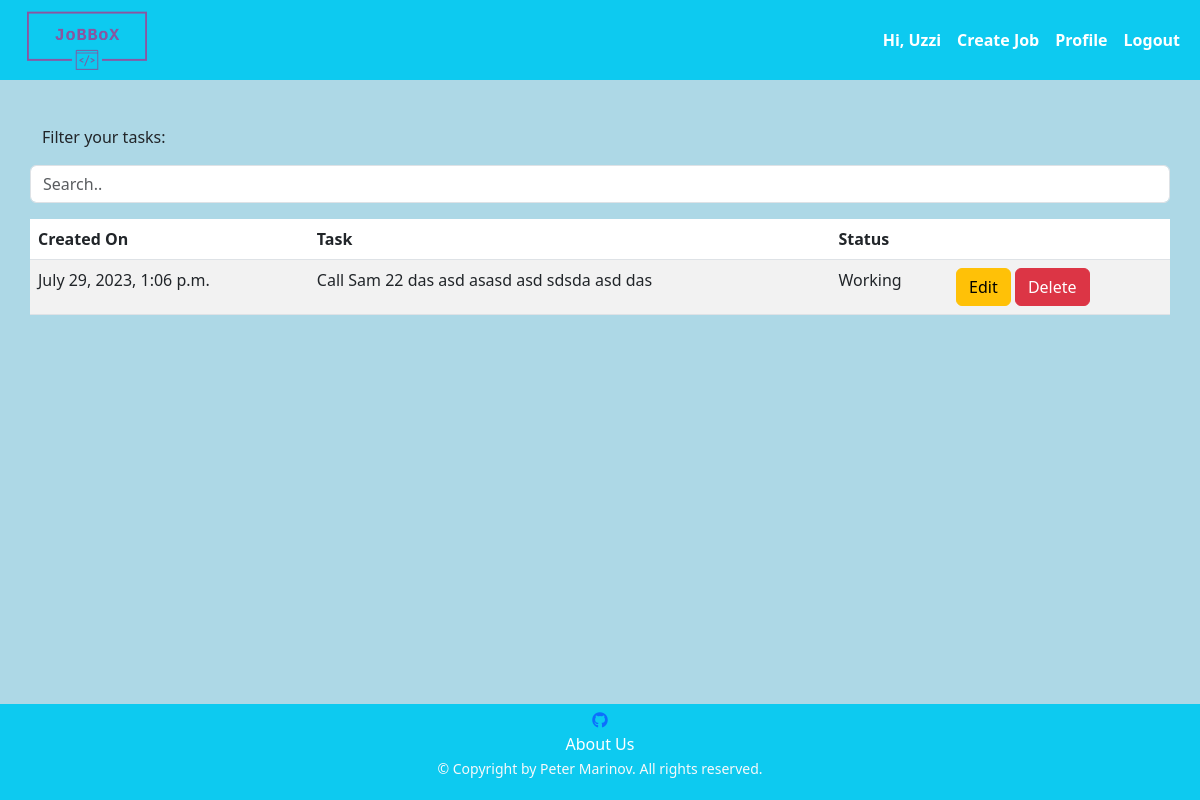
The page /task/ (signed in) on the database its author committed.
### jobbox/app_auth/models.py (models this page shows)
class AppUser(auth_models.AbstractBaseUser, auth_models.PermissionsMixin):
    USERNAME_FIELD = 'email'
    objects = AppUserManager()
    email = models.EmailField(
        null=False,
        blank=False,
        unique=True,
    )
    is_staff = models.BooleanField(
        default=False,
    )

### jobbox/common/models.py (models this page shows, shortened)
class ProfileHR(models.Model):
    FIRST_NAME_MAX_LEN = 30
    LAST_NAME_MAX_LEN = 30
    COMPANY_NAME_MAX_LEN = 15
    TELEPHONE_NUMBER_MAX_LEN = 13
    TELEPHONE_NUMBER_MIN_LEN = 4
    PROFILE_PICTURE_MAX_SIZE_IN_MB = 1
    first_name = models.CharField(
        max_length=FIRST_NAME_MAX_LEN,
        null=True,
        blank=False,
        validators=[
            check_if_only_letters,
        ]
    )
    last_name = models.CharField(
        max_length=LAST_NAME_MAX_LEN,
        null=True,
        blank=True,
        validators=[
            check_if_only_letters,
        ]
    )
    company_name = models.CharField(
        max_length=COMPANY_NAME_MAX_LEN,
        null=True,
        blank=True,
    )
    profile_picture = models.ImageField(
        upload_to='profilehr',
        null=True,
        blank=True,
        validators=[
            FileSizeValidatorInMB(PROFILE_PICTURE_MAX_SIZE_IN_MB)
        ]
    )
    telephone_number = models.CharField(
        max_length=TELEPHONE_NUMBER_MAX_LEN,
        null=True,
        blank=True,
        validators=[
            validators.MinLengthValidator(TELEPHONE_NUMBER_MIN_LEN),
            check_if_number_starts_with_zero_or_plus,
        ]
    )
    user = models.OneToOneField(
        UserModel,
        on_delete=models.CASCADE,
        primary_key=True,
    )
    class Meta:
        verbose_name_plural = 'Profile HRs'

### jobbox/task/models.py (models this page shows)
class HRTask(models.Model):
    TASK_MAX_LEN = 50
    STATUS_MAX_LEN = 20
    NOT_STARTED = 'Not started'
    WORKING = 'Working'
    ON_HOLD = 'On hold'
    DONE = 'Done'
    hr_task_choices = (
        (NOT_STARTED, NOT_STARTED),
        (WORKING, WORKING),
        (ON_HOLD, ON_HOLD),
        (DONE, DONE)
    )
    date = models.DateTimeField(
        auto_now_add=True,
    )
    task = models.CharField(
        max_length=TASK_MAX_LEN,
    )
    status = models.CharField(
        max_length=STATUS_MAX_LEN,
        choices=hr_task_choices,
        default=NOT_STARTED
    )
    user_id = models.ForeignKey(
        UserModel,
        on_delete=models.CASCADE
    )
    class Meta:
        ordering = ['pk']
        verbose_name = 'HR Task'
        verbose_name_plural = 'HR Tasks'

### jobbox/task/views.py (the view)
# urls.py: path('', ListHRTask.as_view(), name='list_hr_task'),
class ListHRTask(auth_mixins.LoginRequiredMixin, UserProfileHRAccessMixin, views.ListView):
    template_name = 'task/user_hr_tasks.html'
    model = HRTask
    def get_queryset(self):
        tasks = HRTask.objects.filter(user_id=self.request.current_user.pk)
        return tasks

### jobbox/task/views.py (called while the page is built)
    def dispatch(self, request, *args, **kwargs):
        user = self.request.current_user
        if hasattr(user, 'profilehr'):
            return super().dispatch(request, *args, **kwargs)
        raise PermissionDenied()

### middawares/middawares.py (called while the page is built)
def set_profile_middleware(get_response):
    def middleware(request, *args, **kwargs):
        if request.user.is_authenticated:
            request.current_user = request.user
        else:
            request.current_user = None
        return get_response(request, *args, **kwargs)
    return middleware

### templates/task/user_hr_tasks.html (shortened to what this page needs)
{% extends 'base.html' %}
{% block content %}
    {% if object_list %}
        <p>Filter your tasks:</p>
                <input class="form-control container-fluid mb-3" id="hrTasksTableInput" type="text" placeholder="Search..">
                <br>
                <table class="table table-hover table-striped">
                    <thead>
                    <tr>
                        <th scope="col">Created On</th>
                        <th scope="col">Task</th>
                        <th scope="col">Status</th>
                        <th scope="col"></th>
                    </tr>
                    </thead>
                    <tbody id="hrTasksTable">
                    {% for task in object_list %}
                        <tr>
                            <td>{{ task.date }}</td>
                            <td>{{ task.task }}</td>
                            <td>{{ task.status }}</td>
                            <td>
                                <a class="btn btn-warning" href="{% url 'edit_hr_task' pk=task.pk %}">Edit</a>
                                <a class="btn btn-danger" href="{% url 'delete_hr_task' pk=task.pk %}">Delete</a>
                            </td>
                        </tr>
                    {% endfor %}
                    </tbody>
                </table>
    {% else %}
        <h3>You don't have any tasks created.</h3>
    {% endif %}
{% endblock %}

### templates/base.html (shortened to what this page needs)
{% load static %}
<!doctype html>
<html lang="en">
<head>
    <link href="https://cdn.jsdelivr.net/npm/bootstrap@5.3.0/dist/css/bootstrap.min.css" rel="stylesheet"
>
    <link rel="stylesheet" href="{% static 'style/styles.css' %}">
    <link rel="stylesheet" href="https://cdnjs.cloudflare.com/ajax/libs/font-awesome/6.4.0/css/all.min.css">
</head>
<body>
<header class="header" stlye="height: 100%;">
    <nav class="navbar navbar-expand-sm navbar-light bg-info">
        <div class="container-fluid">
            <a href="{% url 'index' %}">
                <img src="{% static 'jobbox_logos/logo_transparent.png' %}" alt="JoBBoX logo" width="150"
                     class="d-inline-block align-top">
            </a>
            {% if not request.current_user.is_authenticated %}
                <ul class="navbar-nav">
                    <li class="nav-item active">
                        <a class="nav-link badge badge-dark fw-bold nav-link" href="{% url 'login_user' %}">Login</a>
                    </li>
                    <li class="nav-item active">
                        <a class="nav-link badge badge-dark" href="{% url 'register_user' %}">Register</a>
                    </li>
                </ul>
            {% else %}
                <ul class="navbar-nav">
                    <li class="nav-item active">
                        <span class="nav-link badge badge-dark fw-bold">Hi, {{ request.current_user.profilehr.first_name }}</span>
                    </li>
                    <li class="nav-item active">
                        <a class="nav-link badge badge-dark fw-bold" href="{% url 'create_job' %}">Create Job</a>
                    </li>
                    <li class="nav-item active">
                        <a class="nav-link badge badge-dark fw-bold" href="{% url 'profile_user' %}">Profile</a>
                    </li>
                    <li class="nav-item active">
                        <a class="nav-link badge badge-dark fw-bold" href="{% url 'logout_user' %}">Logout</a>
                    </li>
                </ul>
            {% endif %}
        </div>
    </nav>
</header>
<main class="main-content">
    <div class="container">
        <div class="row justify-content-center">
            {% block content %}
            {% endblock %}
        </div>
    </div>
</main>
<footer class="bg-info footer">
    <div class="container text-light text-center pt-1">
        <ul class="list-unstyled">
            <li>
                <a href="https://github.com/peter-marinov/jobbox">
                    <i class="fa-brands fa-github"></i>
                </a>
            </li>
            <li>
                <a class="remove-link-underline text-white-70" href="{% url 'about' %}">About Us</a>
            </li>
            <li>
                <small class="text-white-70">&copy; Copyright by Peter Marinov. All rights reserved.</small>
            </li>
        </ul>
    </div>
</footer>
</body>
</html>

### static_files/style/styles.css (style rules this page uses)
html, body { height: 100%; }
.header { height: 10%; background-color: lightblue }
.main-content { min-height: 78%; = }
.footer { height: 12%; }
.nav-link { font-size: 16px; }
.main-content { padding-top: 45px; background-color: lightblue; }
main { overflow-y: auto; }
.remove-link-underline { text-decoration: none; color: white; }

### rows shown on the page
AppUser: current_user.profilehr.first_name "Uzzi"
HRTask: date "July 29, 2023, 1:06 p.m.", task "Call Sam 22 das asd asasd asd sdsda asd das", status "Working"
